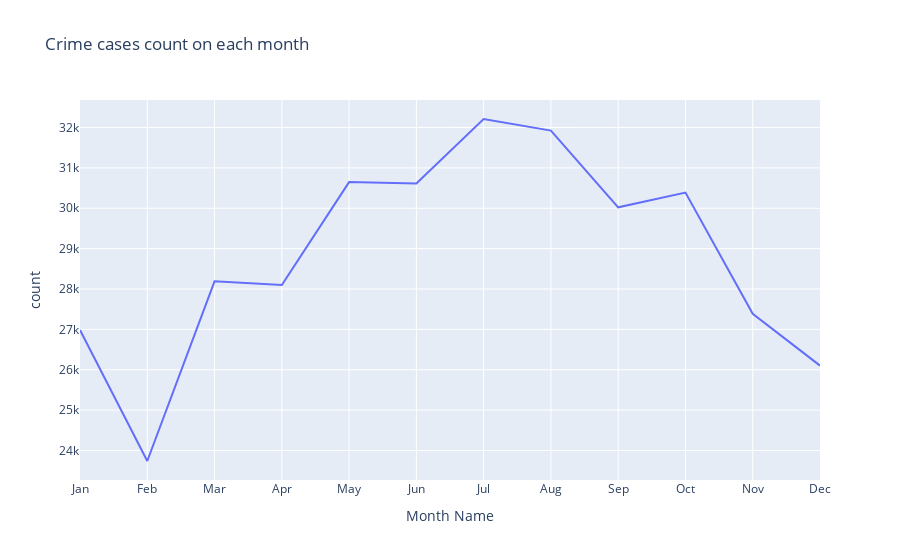

Notebook cell for this chart:
### Code cell
month_fig=px.line(month_count_data,x='Month Name',y='count',title='Crime cases count on each month')
month_fig.show()

### Figure 1 — Plotly figure (JSON) as saved in the notebook; plotly's stock layout.template omitted (floating-point values rounded to 4 significant figures)
{"data": [{"hovertemplate": "Month Name=%{x}<br>count=%{y}<extra></extra>", "legendgroup": "", "line": {"color": "#636efa", "dash": "solid"}, "marker": {"symbol": "circle"}, "mode": "lines", "name": "", "orientation": "v", "showlegend": false, "type": "scatter", "x": ["Jan", "Feb", "Mar", "Apr", "May", "Jun", "Jul", "Aug", "Sep", "Oct", "Nov", "Dec"], "xaxis": "x", "y": [26980.0, 23740.0, 28190, 28100.0, 30650.0, 30610.0, 32210.0, 31920.0, 30020.0, 30390.0, 27390.0, 26100.0], "yaxis": "y"}], "layout": {"autosize": true, "legend": {"tracegroupgap": 0}, "title": {"text": "Crime cases count on each month"}, "xaxis": {"anchor": "y", "autorange": true, "domain": [0, 1], "range": [0, 11], "title": {"text": "Month Name"}, "type": "category"}, "yaxis": {"anchor": "x", "autorange": true, "domain": [0, 1], "range": [23270.0, 32680.0], "title": {"text": "count"}, "type": "linear"}}}
